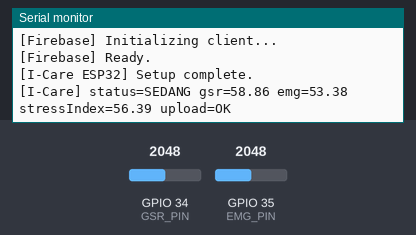
This sketch was run on a simulated ESP32. On the bench: the last lines printed to the serial monitor. The inputs (shaded band) are chosen by the test bench; at power-on: GPIO 34 (GSR_PIN) = 2048, GPIO 35 (EMG_PIN) = 2048 (analog values on the 0–4095 scale). WiFi joins after 1.5 s; servers stay silent unless stated; the local clock reads 2024-03-15 10:24:30 at power-on unless the sketch sets it.

Above: at 3.2 s.
3.3 s: GPIO 34 (GSR_PIN) set to 2672
At 4.2 s:
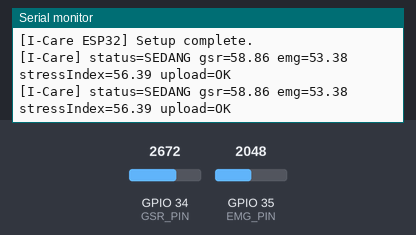
4.8 s: GPIO 34 (GSR_PIN) set to 2791
At 6.3 s:
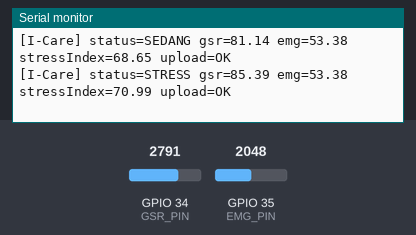
12.3 s: GPIO 35 (EMG_PIN) set to 2924
At 13.3 s:
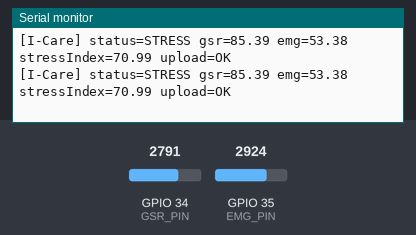
13.8 s: GPIO 35 (EMG_PIN) set to 3026
At 15.1 s:
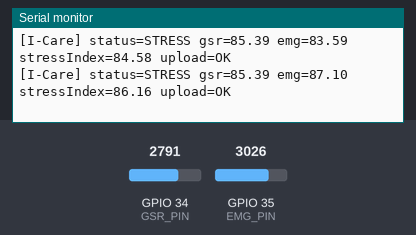
Timing chart, 0 to 16.3 s (numbered marks = the images above; inputs shaded):
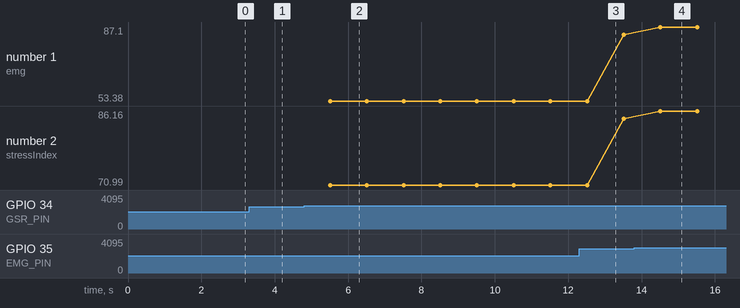

Measured:
- the behaviour switches between 2740 and 2741 on GPIO 34 (GSR_PIN) (found by bisection; images 1 and 2)
- after the input at 4.8 s, the serial monitor: prints a new line after 0.71 s (image 2)
- after the input at 13.8 s, the serial monitor: prints a new line after 0.71 s (image 4)
- plotted number 1: 53.38 → 83.59 after the input at 12.3 s, 83.59 → 87.1 after the input at 13.8 s
- plotted number 2: 70.99 → 84.58 after the input at 12.3 s, 84.58 → 86.16 after the input at 13.8 s

The sketch:

i_care_esp32.ino
```cpp
#include <WiFi.h>
#include <Firebase_ESP_Client.h>
#include <time.h>

// Install the Firebase ESP Client library by Mobizt from Library Manager.
// Copy Secrets.example.h to Secrets.h and fill your credentials.
#include "Secrets.h"

// Helper headers are provided by Firebase_ESP_Client examples.
#include <addons/TokenHelper.h>
#include <addons/RTDBHelper.h>

// ADC pins (ESP32 input-only analog pins are safe defaults).
static const int GSR_PIN = 34;
static const int EMG_PIN = 35;

static const uint32_t SERIAL_BAUD = 115200;
static const uint32_t READ_SAMPLES = 12;
static const uint32_t UPLOAD_INTERVAL_MS = 1000;
static const uint32_t UPLOAD_RETRY_COUNT = 3;
static const uint32_t UPLOAD_RETRY_DELAY_MS = 250;

FirebaseData fbdo;
FirebaseAuth auth;
FirebaseConfig config;

uint32_t lastUploadMs = 0;
uint32_t packetSequence = 0;

uint64_t currentEpochMs() {
  const time_t now = time(nullptr);
  // If NTP is not ready yet, return an increasing fallback timestamp.
  if (now < 1700000000) {
    return static_cast<uint64_t>(millis());
  }
  return static_cast<uint64_t>(now) * 1000ULL;
}

struct SensorPacket {
  float gsr;
  float emg;
  float stressIndex;
  String stressStatus;
  uint64_t timestampMs;
};

void connectWiFi() {
  if (WiFi.status() == WL_CONNECTED) {
    return;
  }

  WiFi.mode(WIFI_STA);
  WiFi.begin(WIFI_SSID, WIFI_PASSWORD);

  Serial.print("[WiFi] Connecting");
  while (WiFi.status() != WL_CONNECTED) {
    delay(400);
    Serial.print('.');
  }
  Serial.println();
  Serial.print("[WiFi] Connected. IP: ");
  Serial.println(WiFi.localIP());
}

float readAveragedADC(int pin) {
  uint32_t total = 0;
  for (uint32_t i = 0; i < READ_SAMPLES; i++) {
    total += analogRead(pin);
    delay(2);
  }
  return static_cast<float>(total) / static_cast<float>(READ_SAMPLES);
}

float clamp01(float value) {
  if (value < 0.0f) {
    return 0.0f;
  }
  if (value > 1.0f) {
    return 1.0f;
  }
  return value;
}

float normalizeTo100(float raw, float minAdc, float maxAdc) {
  if (maxAdc <= minAdc) {
    return 0.0f;
  }
  const float normalized = (raw - minAdc) / (maxAdc - minAdc);
  return clamp01(normalized) * 100.0f;
}

String classifyStress(float stressIndex) {
  // Keep this in sync with app legend: NORMAL 0-39, SEDANG 40-69, STRESS 70-100.
  if (stressIndex < 40.0f) {
    return "NORMAL";
  }
  if (stressIndex < 70.0f) {
    return "SEDANG";
  }
  return "STRESS";
}

SensorPacket readSensors() {
  // Calibrate these ranges against your real hardware.
  // Default ranges below are a practical starting point for many analog front-ends.
  static const float GSR_ADC_MIN = 400.0f;
  static const float GSR_ADC_MAX = 3200.0f;
  static const float EMG_ADC_MIN = 500.0f;
  static const float EMG_ADC_MAX = 3400.0f;

  const float gsrRaw = readAveragedADC(GSR_PIN);
  const float emgRaw = readAveragedADC(EMG_PIN);

  const float gsrValue = normalizeTo100(gsrRaw, GSR_ADC_MIN, GSR_ADC_MAX);
  const float emgValue = normalizeTo100(emgRaw, EMG_ADC_MIN, EMG_ADC_MAX);

  // Weighted stress index; adjust weights if needed.
  const float stressIndex = (gsrValue * 0.55f) + (emgValue * 0.45f);

  SensorPacket packet;
  packet.gsr = gsrValue;
  packet.emg = emgValue;
  packet.stressIndex = stressIndex;
  packet.stressStatus = classifyStress(stressIndex);
  packet.timestampMs = currentEpochMs();
  return packet;
}

bool writeJsonWithRetry(const String& path, FirebaseJson& payload, bool usePush) {
  for (uint32_t attempt = 1; attempt <= UPLOAD_RETRY_COUNT; attempt++) {
    const bool ok = usePush
        ? Firebase.RTDB.pushJSON(&fbdo, path, &payload)
        : Firebase.RTDB.setJSON(&fbdo, path, &payload);

    if (ok) {
      return true;
    }

    Serial.print("[Firebase] write failed path=");
    Serial.print(path);
    Serial.print(" attempt=");
    Serial.print(attempt);
    Serial.print(" reason=");
    Serial.println(fbdo.errorReason());

    if (attempt < UPLOAD_RETRY_COUNT) {
      delay(UPLOAD_RETRY_DELAY_MS * attempt);
    }
  }

  return false;
}

void initFirebase() {
  config.api_key = API_KEY;
  config.database_url = DATABASE_URL;
  config.token_status_callback = tokenStatusCallback;

  auth.user.email = USER_EMAIL;
  auth.user.password = USER_PASSWORD;

  Firebase.reconnectWiFi(true);
  Firebase.begin(&config, &auth);

  Serial.println("[Firebase] Initializing client...");
  while (!Firebase.ready()) {
    delay(200);
  }
  Serial.println("[Firebase] Ready.");
}

bool uploadPacket(const SensorPacket& packet) {
  packetSequence++;

  const String deviceBasePath = String("/health_monitoring/devices/") + DEVICE_ID;
  const String deviceLatestPath = deviceBasePath + "/latest";
  const String deviceHistoryPath = deviceBasePath + "/history";
  const String globalLatestPath = "/health_monitoring/latest";

  FirebaseJson latest;
  latest.set("schema_version", 1);
  latest.set("sequence", static_cast<int>(packetSequence));
  latest.set("device_id", DEVICE_ID);
  latest.set("gsr", packet.gsr);
  latest.set("emg", packet.emg);
  latest.set("stress_status", packet.stressStatus);
  latest.set("stress_index", packet.stressIndex);
  latest.set("timestamp", static_cast<int64_t>(packet.timestampMs));
  latest.set("rssi", WiFi.RSSI());
  latest.set("uptime_ms", static_cast<int64_t>(millis()));

  const bool deviceLatestOk = writeJsonWithRetry(deviceLatestPath, latest, false);
  if (!deviceLatestOk) {
    return false;
  }

  const bool globalLatestOk = writeJsonWithRetry(globalLatestPath, latest, false);
  if (!globalLatestOk) {
    Serial.println("[Firebase] global latest mirror write failed.");
  }

  // Optional history stream for future analytics/reporting.
  FirebaseJson history;
  history.set("schema_version", 1);
  history.set("sequence", static_cast<int>(packetSequence));
  history.set("device_id", DEVICE_ID);
  history.set("gsr", packet.gsr);
  history.set("emg", packet.emg);
  history.set("stress_status", packet.stressStatus);
  history.set("stress_index", packet.stressIndex);
  history.set("timestamp", static_cast<int64_t>(packet.timestampMs));
  history.set("rssi", WiFi.RSSI());
  history.set("uptime_ms", static_cast<int64_t>(millis()));

  if (!writeJsonWithRetry(deviceHistoryPath, history, true)) {
    Serial.println("[Firebase] history push failed after retries.");
  }

  return true;
}

void setup() {
  Serial.begin(SERIAL_BAUD);
  delay(400);

  analogReadResolution(12);
  analogSetAttenuation(ADC_11db);

  connectWiFi();
  configTime(0, 0, "pool.ntp.org", "time.nist.gov");
  initFirebase();

  Serial.println("[I-Care ESP32] Setup complete.");
}

void loop() {
  connectWiFi();

  const uint32_t now = millis();
  if (now - lastUploadMs < UPLOAD_INTERVAL_MS) {
    return;
  }
  lastUploadMs = now;

  if (!Firebase.ready()) {
    return;
  }

  const SensorPacket packet = readSensors();

  const bool ok = uploadPacket(packet);
  Serial.print("[I-Care] status=");
  Serial.print(packet.stressStatus);
  Serial.print(" gsr=");
  Serial.print(packet.gsr, 2);
  Serial.print(" emg=");
  Serial.print(packet.emg, 2);
  Serial.print(" stressIndex=");
  Serial.print(packet.stressIndex, 2);
  Serial.print(" upload=");
  Serial.println(ok ? "OK" : "FAIL");
}
```

Secrets.example.h
```cpp
#ifndef SECRETS_H
#define SECRETS_H

// WiFi credentials
#define WIFI_SSID "YOUR_WIFI_SSID"
#define WIFI_PASSWORD "YOUR_WIFI_PASSWORD"

// Firebase Web API key from Project Settings > General > Web API Key
#define API_KEY "YOUR_FIREBASE_WEB_API_KEY"

// Firebase Realtime Database URL (must end with /)
// Example: https://your-project-id-default-rtdb.asia-southeast1.firebasedatabase.app/
#define DATABASE_URL "https://YOUR_PROJECT_ID-default-rtdb.YOUR_REGION.firebasedatabase.app/"

// Email/Password account created in Firebase Authentication
#define USER_EMAIL "esp32.device@demo.local"
#define USER_PASSWORD "YOUR_STRONG_PASSWORD"

// Optional device tag shown in the database
#define DEVICE_ID "esp32-icare-01"

#endif
```
